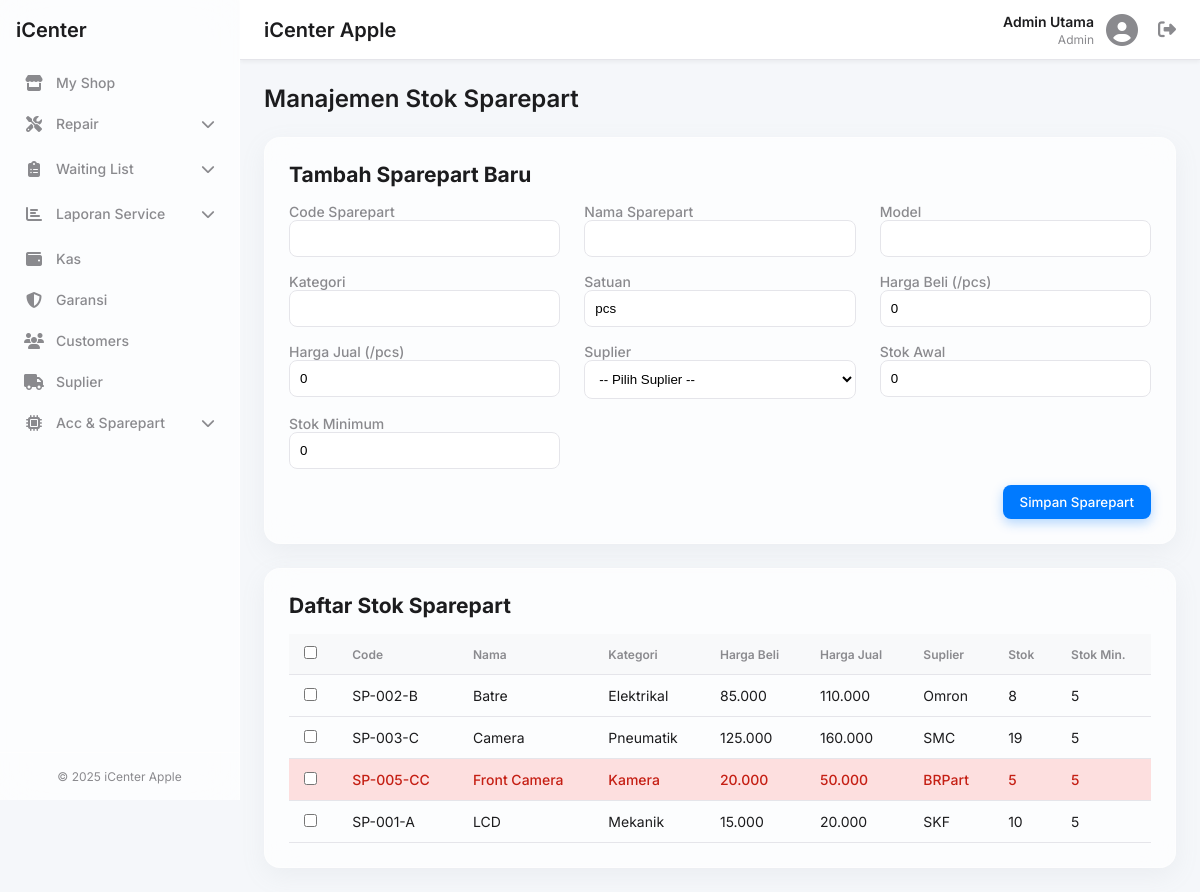
The app's page /stok_sparepart.php (signed in), older data.
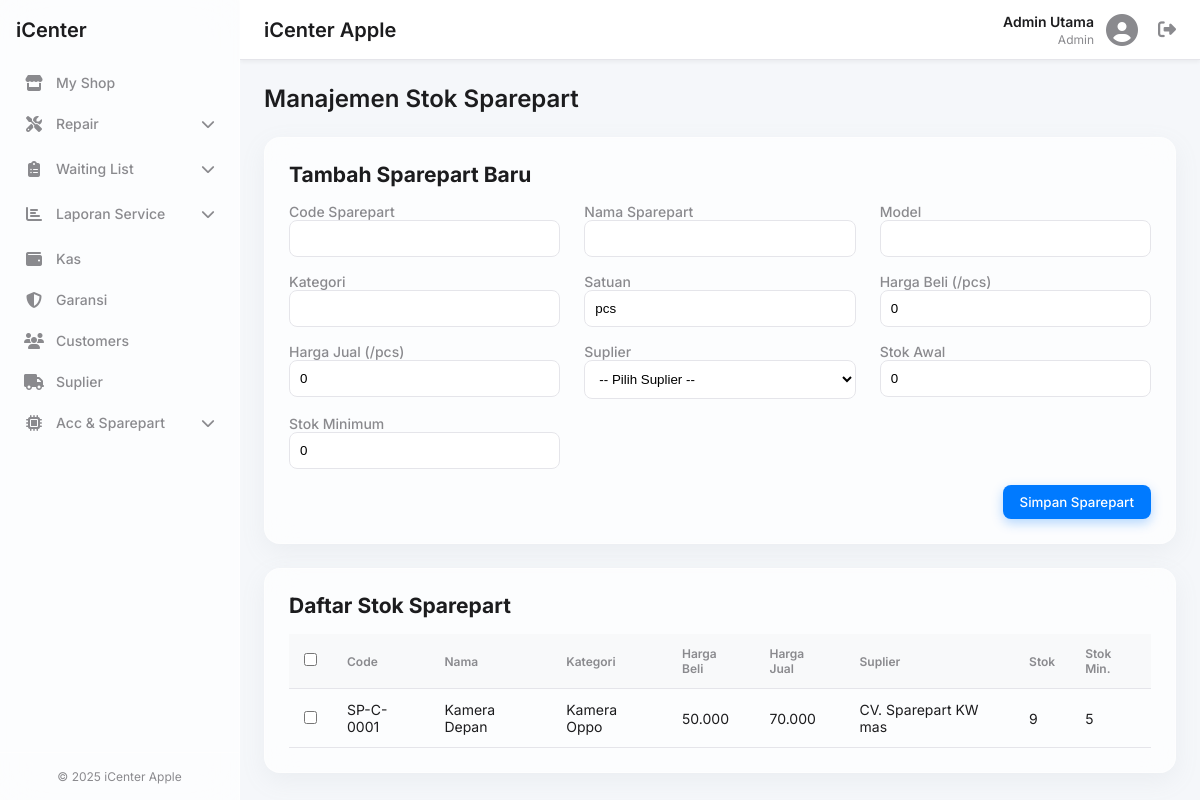
The same page, newer data.
### tables this page shows
CREATE TABLE `master_sparepart` (
  `id` int(11) NOT NULL,
  `code_sparepart` varchar(50) NOT NULL,
  `nama` varchar(100) NOT NULL,
  `model` varchar(100) DEFAULT NULL,
  `kategori` varchar(100) DEFAULT NULL,
  `satuan` varchar(20) DEFAULT 'pcs',
  `harga_beli` decimal(12,2) DEFAULT 0.00,
  `harga_jual` decimal(12,2) DEFAULT 0.00,
  `supplier_merek` varchar(100) DEFAULT NULL,
  `stok_tersedia` int(11) DEFAULT 0,
  `stok_minimum` int(11) DEFAULT 0,
  `created_at` timestamp NULL DEFAULT current_timestamp()
);

### stok_sparepart.php (the view, shortened to what this page needs)
<?php
require_once 'includes/header.php';
$sparepart_data = [];
$sql_select = "SELECT * FROM master_sparepart ORDER BY nama ASC";
$result = $conn->query($sql_select);
if ($result) {
    while ($row = $result->fetch_assoc()) {
        $sparepart_data[] = $row;
    }
}
?>
<h1 class="page-title">Manajemen Stok Sparepart</h1>
<div class="form-container glass-effect">
    <h2 style="margin-bottom: 16px;">Tambah Sparepart Baru</h2>
    <form action="stok_sparepart.php" method="POST">
        <div class="form-grid-3">
            <div class="form-group">
                <label for="code_sparepart">Code Sparepart</label>
                <input type="text" id="code_sparepart" name="code_sparepart" required>
            </div>
            <div class="form-group">
                <label for="nama">Nama Sparepart</label>
                <input type="text" id="nama" name="nama" required>
            </div>
            <div class="form-group">
                <label for="model">Model</label>
                <input type="text" id="model" name="model">
            </div>
            <div class="form-group">
                <label for="kategori">Kategori</label>
                <input type="text" id="kategori" name="kategori">
            </div>
            <div class="form-group">
                <label for="satuan">Satuan</label>
                <input type="text" id="satuan" name="satuan" value="pcs">
            </div>
            <div class="form-group">
                <label for="harga_beli">Harga Beli (/pcs)</label>
                <input type="number" id="harga_beli" name="harga_beli" value="0">
            </div>
            <div class="form-group">
                <label for="harga_jual">Harga Jual (/pcs)</label>
                <input type="number" id="harga_jual" name="harga_jual" value="0">
            </div>
            <div class="form-group">
                <label for="supplier_merek">Suplier</label>
                <select id="supplier_merek" name="supplier_merek">
                    <option value="">-- Pilih Suplier --</option>
                </select>
            </div>
            <div class="form-group">
                <label for="stok_tersedia">Stok Awal</label>
                <input type="number" id="stok_tersedia" name="stok_tersedia" value="0">
            </div>
            <div class="form-group">
                <label for="stok_minimum">Stok Minimum</label>
                <input type="number" id="stok_minimum" name="stok_minimum" value="0">
            </div>
        </div>
        <div class="form-footer">
            <button type="submit" name="simpan_sparepart" class="btn btn-primary">Simpan Sparepart</button>
        </div>
    </form>
</div>
<div class="data-table-container glass-effect">
    <form action="delete_sparepart.php" method="POST" id="deleteForm">
        <div class="data-table-header">
            <h2>Daftar Stok Sparepart</h2>
        </div>
        <div class="table-wrapper">
            <table class="data-table">
                <thead>
                    <tr>
                        <th><input type="checkbox" id="selectAll"></th>
                        <th>Code</th>
                        <th>Nama</th>
                        <th>Kategori</th>
                        <th>Harga Beli</th>
                        <th>Harga Jual</th>
                        <th>Suplier</th>
                        <th>Stok</th>
                        <th>Stok Min.</th>
                    </tr>
                </thead>
                <tbody>
                    <?php if (empty($sparepart_data)): ?>
                        <tr>
                            <td colspan="9" style="text-align: center; padding: 20px;">Belum ada data sparepart.</td>
                        </tr>
                    <?php else: ?>
                        <?php foreach ($sparepart_data as $data): ?>
                            <tr class="<?php echo ($data['stok_tersedia'] <= $data['stok_minimum']) ? 'stock-low' : ''; ?>">
                                <td><input type="checkbox" name="selected_spareparts[]" value="<?php echo htmlspecialchars($data['code_sparepart']); ?>" class="row-checkbox"></td>
                                <td><?php echo htmlspecialchars($data['code_sparepart']); ?></td>
                                <td><?php echo htmlspecialchars($data['nama']); ?></td>
                                <td><?php echo htmlspecialchars($data['kategori']); ?></td>
                                <td><?php echo number_format($data['harga_beli'], 0, ',', '.'); ?></td>
                                <td><?php echo number_format($data['harga_jual'], 0, ',', '.'); ?></td>
                                <td><?php echo htmlspecialchars($data['supplier_merek']); ?></td>
                                <td><?php echo htmlspecialchars($data['stok_tersedia']); ?></td>
                                <td><?php echo htmlspecialchars($data['stok_minimum']); ?></td>
                            </tr>
                        <?php endforeach; ?>
                    <?php endif; ?>
                </tbody>
            </table>
        </div>
    </form>
</div>
<?php
require_once 'includes/footer.php';
?>

Row changes from the older to the newer data that the page shows:
removed master_sparepart: code_sparepart "SP-002-B", nama "Batre", kategori "Elektrikal", harga_beli "85.000", harga_jual "110.000", supplier_merek "Omron", stok_tersedia "8", stok_minimum "5"
removed master_sparepart: code_sparepart "SP-003-C", nama "Camera", kategori "Pneumatik", harga_beli "125.000", harga_jual "160.000", supplier_merek "SMC", stok_tersedia "19", stok_minimum "5"
removed master_sparepart: code_sparepart "SP-005-CC", nama "Front Camera", kategori "Kamera", harga_beli "20.000", harga_jual "50.000", supplier_merek "BRPart", stok_tersedia "5", stok_minimum "5"
removed master_sparepart: code_sparepart "SP-001-A", nama "LCD", kategori "Mekanik", harga_beli "15.000", harga_jual "20.000", supplier_merek "SKF", stok_tersedia "10", stok_minimum "5"
added master_sparepart: code_sparepart "SP-C-0001", nama "Kamera Depan", kategori "Kamera Oppo", harga_beli "50.000", harga_jual "70.000", supplier_merek "CV. Sparepart KW mas", stok_tersedia "9", stok_minimum "5"
